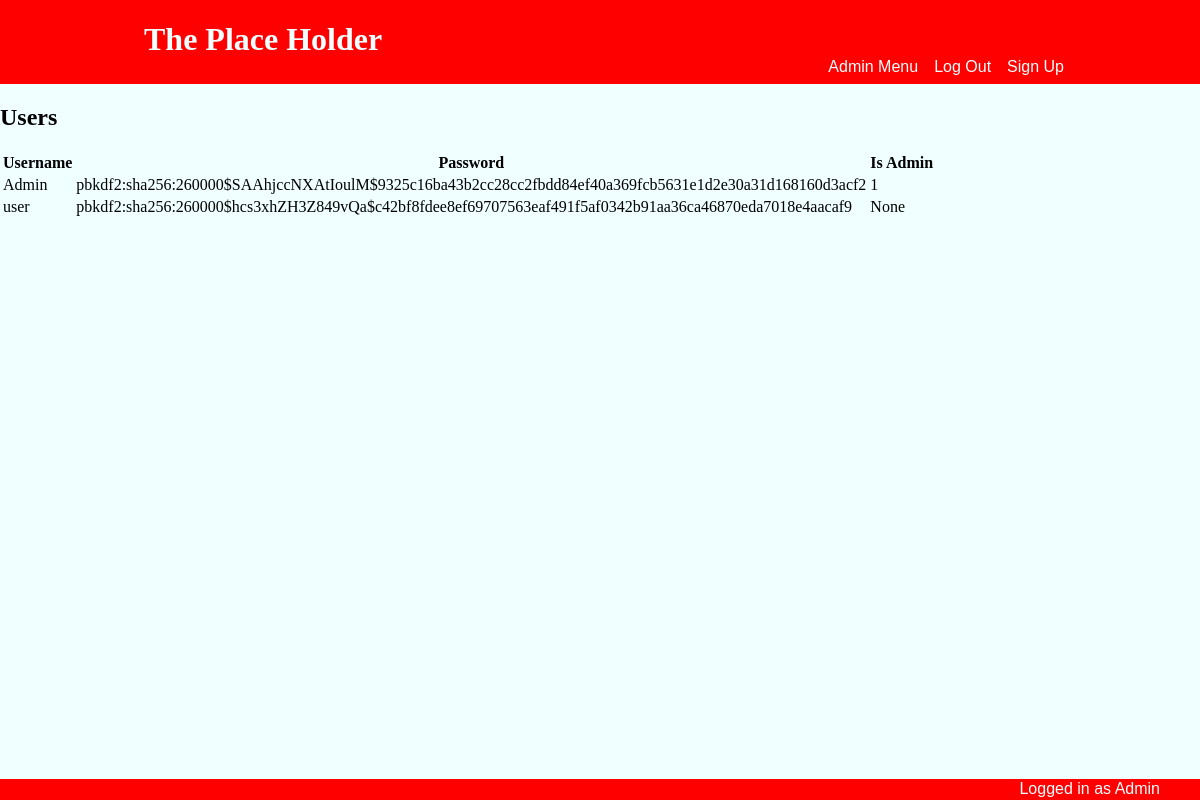
The app's page /users (signed in) with its own data.
### tables this page shows
CREATE TABLE users
(
    username TEXT NOT NULL,
    password TEXT NOT NULL,
    is_admin BOOL DEFAULT NULL
);

### app.py (the view)
@app.route("/users", methods=["GET", "POST"])
@admin_required
def users():
    db = get_db()
    users = db.execute("""SELECT * FROM users;""").fetchall()
    return render_template("users.html", users=users)

### app.py (called while the page is built)
@app.before_request
def load_logged_in_user():
    g.user = session.get("username", None)
    g.admin = session.get("is_admin", False)
    if "username" in session:
        g.username = session["username"]
        g.loginMessage = f"Logged in as {g.username}"
    else:
        g.loginMessage = "Not currently logged in"

def admin_required(view):
    @wraps(view)
    def wrapped_view(**kwargs):
        if g.admin == False:
            return redirect(url_for("index"))
        return view(**kwargs)
    return wrapped_view

### database.py (called while the page is built)
def get_db():
    if "db" not in g:
        g.db = sqlite3.connect(DATABASE,
            detect_types=sqlite3.PARSE_DECLTYPES
        )
        g.db.row_factory = sqlite3.Row
    return g.db

### templates/users.html (shortened to what this page needs)
{% extends "base.html" %}
{% block main_content %}
<h2>Users</h2>
<table caption="All registered users">
    <tr>
        <th>Username</th>
        <th>Password</th>
        <th>Is Admin</th>
    </tr>
    {% for user in users %}
        <tr>
            {% for data in user %}
                <td>{{ data }}</td>
            {% endfor %}
        </tr>
    {% endfor %}
</table>
{% endblock %}

### templates/base.html (shortened to what this page needs)
<!DOCTYPE html>
<html lang="en">
    <head>
        <link rel="stylesheet" href="{{ url_for('static', filename='styles.css') }}">
    </head>
    <body>
        <header>
            <a href="{{ url_for('index') }}"><h1>The Place Holder</h1></a>
        </header>
        <nav>
            <ul>
                {% if g.admin == True %}
                <li><a href="{{ url_for('admin_menu') }}">Admin Menu</a></li>
                {% endif %}
                {% if g.user != None %}
                <li><a href="{{ url_for('logout') }}">Log Out</a></li>
                {% elif g.user == None %}
                <li><a href="{{ url_for('login') }}">Log In</a></li>
                {% endif %}
                <li><a href="{{ url_for('signup') }}">Sign Up</a></li>
            </ul>
        </nav>
        <section id="content">
            {% block main_content %}
            {% endblock %}
        </section>
    </body>
    <footer>{{ g.loginMessage }}</footer>
</html>

### static/styles.css (style rules this page uses)
html { background: azure; padding: 0; font-family: Georgia, 'Times New Roman', Times, serif; }
body { margin: 0 auto; display: flex; min-height: 100vh; flex-direction: column; }
#content { flex: 1; justify-content: center; padding-bottom: 0; }
header, header * { display: flex; padding-left: 3em; padding-bottom: 0; }
header, nav, footer { background-color: red; }
footer { margin-top: auto; padding: 0.1em; padding-right: 2.5em; font-family: sans-serif; color:azure; text-align: right; }
header a, nav a { color:azure; text-decoration: none; }
header a { margin: 0; border: 0; padding: 0; }
header h1 { margin-bottom: 0; flex: 2; }
nav { display: flex; justify-content: flex-end; font-family: sans-serif; text-decoration: none; }
nav ul { list-style-type: none; display: inline-flex; size: 10em; margin: 0; margin-bottom: 0.5em; margin-right: 7.5em; }
nav ul li { margin-right: 1em; }

### records on screen
users: username "Admin", password "pbkdf2:sha256:260000$SAAhjccNXAtIoulM$9325c16ba43b2cc28cc2fbdd84ef40a369fcb5631e1d2e30a31d168160d3acf2", user "1"
users: username "user", password "pbkdf2:sha256:260000$hcs3xhZH3Z849vQa$c42bf8fdee8ef69707563eaf491f5af0342b91aa36ca46870eda7018e4aacaf9", user "None"

### other values on screen
{{ g.loginMessage }} "Logged in as Admin"
